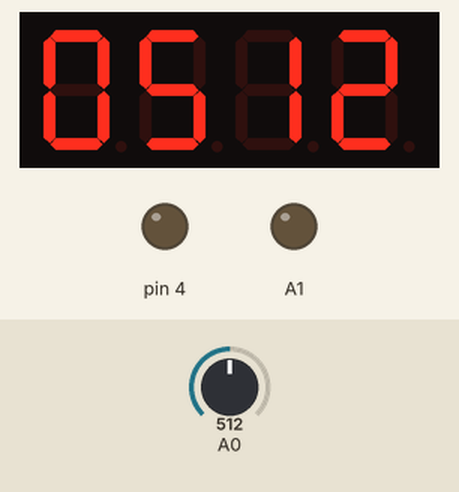
This sketch was run on a simulated Arduino Uno, built with avr-gcc and run on an emulated ATmega328P. On the bench: 4-digit seven-segment display, output pins drawn as LEDs (lit = HIGH). Wiring (inferred from the names in the program): 4-digit 7-segment display, segments lit when HIGH: segments pin 12, pin 7, pin 2, pin 5, pin 6, pin 8, pin 13; digit selects pin 11, pin 10, pin 9, pin 3. The test bench sets the inputs (shaded band); at power-on: A0 = 512. The segment pins are drawn as the display they are named for; pins used as bus, display or sensor lines are not drawn; what the sketch prints to the serial monitor is not drawn.

Above: at 1.2 s.
1.3 s: A0 set to 407
At 2.5 s:
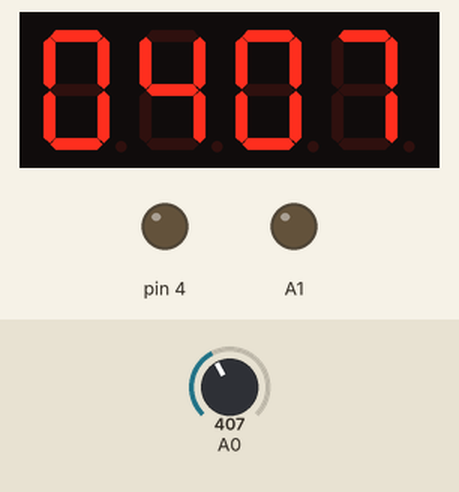
2.8 s: A0 set to 382
At 3.6 s:
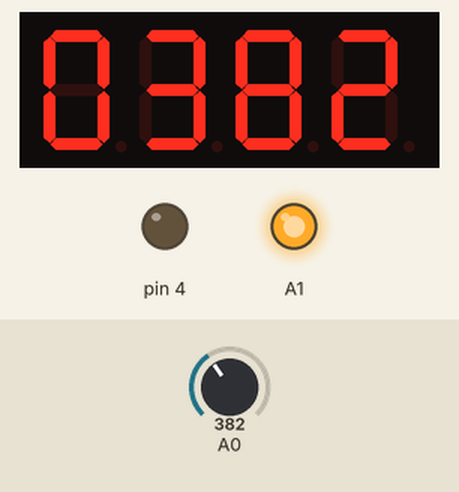
4.3 s: A0 set to 410
At 4.7 s:
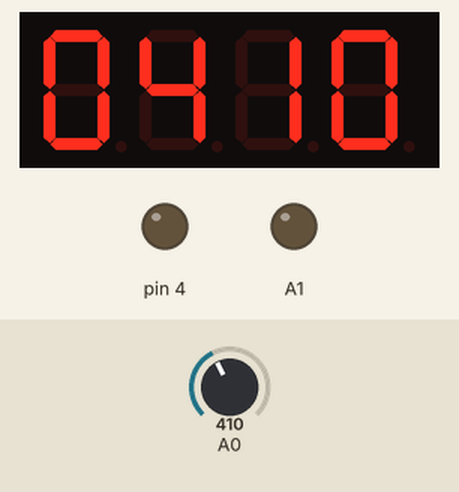
Timing chart, 0 to 7.3 s (numbered marks = the images above; inputs shaded):
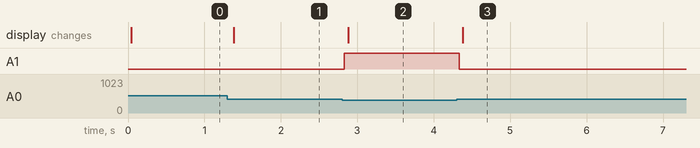

Measured:
- the behaviour switches between 400 and 399 on A0 (found by bisection; images 1 and 2)
- after the input at 1.3 s, the display: changes after 0.08 s (image 1)
- after the input at 2.8 s, A1: LOW → HIGH at once; the display: changes after 0.08 s (image 2)
- after the input at 4.3 s, A1: HIGH → LOW at once; the display: changes after 0.08 s (image 3)

The sketch:

NightLight.ino
```cpp
//display selectors
int d1 = 11;
int d2 = 10;
int d3 = 9;
int d4 = 3;
int displays[] = {d1,d2,d3,d4};

//7 seg selectors
int A = 12;
int G = 13;
int D = 5;
int F = 8;
int E = 6;
int B = 7;
int C = 2;
int P = 4;
int segments[] = {A,G,D,F,E,B,C,P};


void setup() {
  Serial.begin(9600);
  while(!Serial){}
  Serial.println("Starting 7 Segment");
  int lenDisp = sizeof(displays)/sizeof(int);
  for(int i = 0; i< lenDisp; i++){
    int pin = displays[i];
    pinMode(pin, OUTPUT);
    pinMode(A1, OUTPUT);
    digitalWrite(pin, HIGH);
  }
  int lenSeg = sizeof(segments)/sizeof(int);
  for(int i=0; i< lenSeg; i++){
    int pin = segments[i];
    pinMode(pin, OUTPUT);
    digitalWrite(pin, LOW);
  }
}

void loop() {
   int i = analogRead(A0);
   if(i<400){
      digitalWrite(A1, HIGH);
   }
   else{
    digitalWrite(A1, LOW);
   }
   int ones = i%10;
   int tens = i%100/10;
   int hunds = i/100;
   int thous = 0;

   for(int j =0; j<10; j++){
    numberToDisplay(ones,d4);
    numberToDisplay(tens,d3);
    numberToDisplay(hunds,d2);
    numberToDisplay(thous,d1);
   }


}
void numberToDisplay(int num, int disp)
{
  digitalWrite(disp, LOW);
  displayNumber(num);
  delay(1);
  clearSegments();
  digitalWrite(disp, HIGH);
}
void displayNumber(int i)
{

  switch(i){
    case 0:
    zero();
    break;

    case 1:
    one();
    break;

    case 2:
    two();
    break;

    case 3:
    three();
    break;

    case 4:
    four();
    break;

    case 5:
    five();
    break;

    case 6:
    six();
    break;

    case 7:
    seven();
    break;

    case 8:
    eight();
    break;

    case 9:
    nine();
    break;

  }
}
void zero(){
   digitalWrite(A, HIGH);
   digitalWrite(B, HIGH);
   digitalWrite(C, HIGH);
   digitalWrite(D, HIGH);
   digitalWrite(E, HIGH);
   digitalWrite(F, HIGH);
}

void one(){
   digitalWrite(B, HIGH);
   digitalWrite(C, HIGH);
}

void two(){
   digitalWrite(A, HIGH);
   digitalWrite(B, HIGH);
   digitalWrite(G, HIGH);
   digitalWrite(E, HIGH);
   digitalWrite(D, HIGH);
}

void three(){
   digitalWrite(A, HIGH);
   digitalWrite(B, HIGH);
   digitalWrite(G, HIGH);
   digitalWrite(C, HIGH);
   digitalWrite(D, HIGH);
}

void four(){
  digitalWrite(F, HIGH);
  digitalWrite(B, HIGH);
  digitalWrite(G, HIGH);
  digitalWrite(C, HIGH);
}

void five(){
  digitalWrite(A, HIGH);
  digitalWrite(F, HIGH);
  digitalWrite(G, HIGH);
  digitalWrite(C, HIGH);
  digitalWrite(D, HIGH);
}

void six(){
  digitalWrite(A, HIGH);
  digitalWrite(F, HIGH);
  digitalWrite(G, HIGH);
  digitalWrite(C, HIGH);
  digitalWrite(D, HIGH);
  digitalWrite(E, HIGH);
}

void seven(){
  digitalWrite(A, HIGH);
  digitalWrite(B, HIGH);
  digitalWrite(C, HIGH);
}

void eight() {
  digitalWrite(A, HIGH);
  digitalWrite(B, HIGH);
  digitalWrite(G, HIGH);
  digitalWrite(F, HIGH);
  digitalWrite(C, HIGH);
  digitalWrite(D, HIGH);
  digitalWrite(E, HIGH);
}

void nine(){
  digitalWrite(A, HIGH);
  digitalWrite(B, HIGH);
  digitalWrite(G, HIGH);
  digitalWrite(F, HIGH);
  digitalWrite(C, HIGH);
  digitalWrite(D, HIGH);
}

void clearSegments(){
  int lenSeg = sizeof(segments)/sizeof(int);
  for(int i=0; i< lenSeg; i++){
    int pin = segments[i];
    digitalWrite(pin, LOW);
  }
}
```
